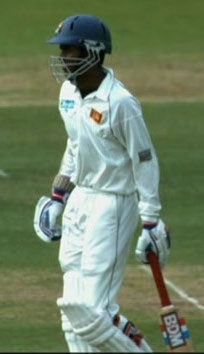
%> input picture Assignment_03/data/blurryImage.png, 204 x 354 px
$ octave Task1.m   (GNU Octave 9; MATLAB toolbox functions it lacks are replaced by stand-ins)
%> lines starting %> are read from the running program, lines starting %| are printed output that depends on the picture
### Assignment_03/code/gradient.m
function [ G ] = gradient( h, w )
% h:height of the image w:width of image
% i,j,v are initialised with zero values and dimensions 2*h*(w-1)+2*w*(h-1)
% i vector contains the row indicators
% j vector contains the column indicators and
% v vector contains the values - 1/2 and 1/2
i = zeros(2*h*(w-1)+2*w*(h-1),1);
j = zeros(2*h*(w-1)+2*w*(h-1),1);
v = zeros(2*h*(w-1)+2*w*(h-1),1);

count = 0;
position = 1;
columns_counter = 1;
% The variable k is the number for the columns pixels (in the last column there are no right neighbouring pixel)
% The variable m is the number for the rows pixels (in the last row there are no lower neighbouring pixel)
k = h*(w-1);
m = w*(h-1);

% find the horizontal differences for each row
% when the count=w-1 then the comparisons for the first row have finisihed and you increase the columns_counter

for rows_counter = 1:k
    if count == w-1
        columns_counter = columns_counter+1;
        count = 0;
    end

	% v vector contains the values - 1/2
    i(position) = rows_counter;
    j(position) = columns_counter;
    v(position) = v(position)-1/2;
    columns_counter = columns_counter+1;
    position = position+1;


    % v vector contains the values + 1/2
    i(position) = rows_counter;
    j(position) = columns_counter;
    v(position) = 1/2;
    position = position+1;


    count = count+1;

end

% first the vertical differences for each column in order to get the vertical differences for each column

for columns_counter = 1:m
	%v vector contains the values - 1/2
    i(position) = h*(w-1)+columns_counter;
    j(position) = columns_counter;
    v(position) = v(position)- 1/2;
    position = position+1;

	%v vector contains the values + 1/2
    i(position) = h*(w-1)+columns_counter;
    j(position) = columns_counter+w;
    v(position) = 1/2;
    position = position+1;

end
% create the sparse matrix
G = sparse(i,j,v);

### Assignment_03/code/Task1.m
% load the image
image=imread('blurryImage.png');
%> image is the input picture: size 354x204x3 uint8; mean R, G, B 112, 129, 102.3
% get the size of the image  h:height of the image w:width of image and d:depth of image
[h w d]=size(image);
%> h = 354; w = 204; d = 3

% split a color image into its 3 RGB channels and recombine separate color channels into an RGB image.
redChannel = image(:, :, 1)';
greenChannel = image(:, :, 2)';
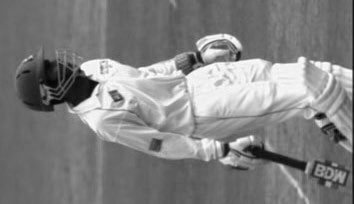
%> greenChannel: size 204x354 uint8; min 2, max 255, mean 129
blueChannel = image(:, :, 3)';
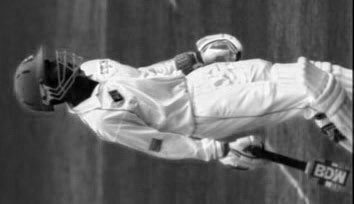
%> blueChannel: size 204x354 uint8; min 0, max 255, mean 102.3
rgbImage = cat(3, redChannel, greenChannel, blueChannel);

U = double(reshape(rgbImage,w*h,d))/255;

% print the image

figure,imshow(image)

%% Main method
% constant parameters
cu = 0.5;
cs = 3;
% compute the Identity matrix
I=speye(w*h);
% call the gradient function with arguments h,w in order to obtain the gradient matrix G
G=gradient(h,w);
% the computation of vector g which contains the image gradients based on the equation g = G*U
g = G*U;
% compute the Laplace matrix
L=G'*G;
% solve the  (G'*G +cu*I)*U=cs*G'*g+cu*U
ParameterA=L+cu*I;
ParameterB = cs*G'*g+cu*U;

U=ParameterA\ParameterB;
% reshape the result to image
image =uint8(reshape(U,w,h,d)*255);
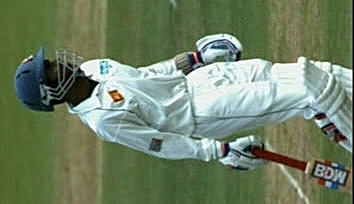
%> image: size 204x354x3 uint8; mean R, G, B 112, 128.9, 102.3


redChannel2 = image(:, :, 1)';
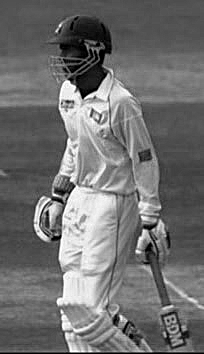
%> redChannel2: size 354x204 uint8; min 0, max 255, mean 112
greenChannel2 = image(:, :, 2)';
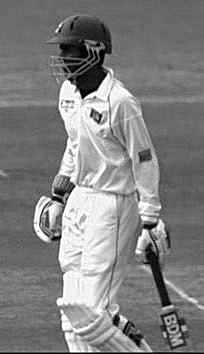
%> greenChannel2: size 354x204 uint8; min 0, max 255, mean 128.9
blueChannel2 = image(:, :, 3)';
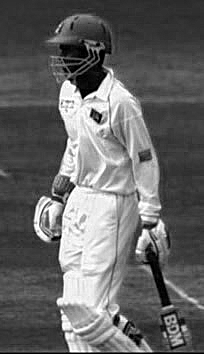
%> blueChannel2: size 354x204 uint8; min 0, max 255, mean 102.3; mean of the top-left, top-right, bottom-left and bottom-right quarters 89.7, 88.1, 126.3, 105.1
Sharpening_Image = cat(3, redChannel2, greenChannel2, blueChannel2);
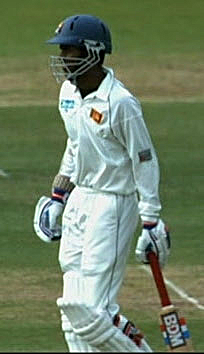
%> Sharpening_Image: size 354x204x3 uint8; mean R, G, B 112, 128.9, 102.3; mean of the top-left, top-right, bottom-left and bottom-right quarters 103.7, 104.4, 136.5, 113.1

% print the Sharpening_Image and save it
figure, imshow(Sharpening_Image)
imwrite(Sharpening_Image,'out.png')
